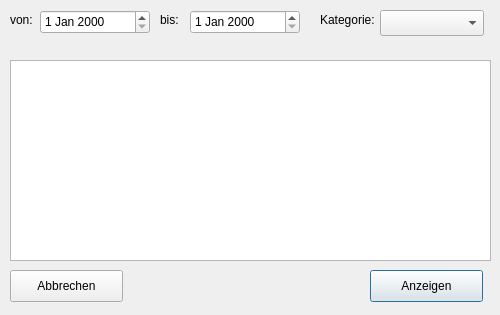
<?xml version="1.0" encoding="UTF-8"?>
<ui version="4.0">
 <class>Abrechnung</class>
 <widget class="QDialog" name="Abrechnung">
  <property name="geometry">
   <rect>
    <x>0</x>
    <y>0</y>
    <width>500</width>
    <height>315</height>
   </rect>
  </property>
  <property name="windowTitle">
   <string>Abrechnung</string>
  </property>
  <widget class="QLabel" name="label">
   <property name="geometry">
    <rect>
     <x>10</x>
     <y>12</y>
     <width>61</width>
     <height>16</height>
    </rect>
   </property>
   <property name="text">
    <string>von:</string>
   </property>
  </widget>
  <widget class="QDateEdit" name="date_from">
   <property name="geometry">
    <rect>
     <x>40</x>
     <y>10</y>
     <width>110</width>
     <height>24</height>
    </rect>
   </property>
  </widget>
  <widget class="QLabel" name="label_2">
   <property name="geometry">
    <rect>
     <x>160</x>
     <y>12</y>
     <width>21</width>
     <height>16</height>
    </rect>
   </property>
   <property name="text">
    <string>bis:</string>
   </property>
  </widget>
  <widget class="QDateEdit" name="date_to">
   <property name="geometry">
    <rect>
     <x>190</x>
     <y>10</y>
     <width>110</width>
     <height>24</height>
    </rect>
   </property>
  </widget>
  <widget class="QLabel" name="label_3">
   <property name="geometry">
    <rect>
     <x>320</x>
     <y>12</y>
     <width>71</width>
     <height>16</height>
    </rect>
   </property>
   <property name="text">
    <string>Kategorie:</string>
   </property>
  </widget>
  <widget class="QComboBox" name="cmb_categories">
   <property name="geometry">
    <rect>
     <x>380</x>
     <y>10</y>
     <width>104</width>
     <height>26</height>
    </rect>
   </property>
  </widget>
  <widget class="QPushButton" name="btn_AbAnzeigen">
   <property name="geometry">
    <rect>
     <x>370</x>
     <y>270</y>
     <width>113</width>
     <height>32</height>
    </rect>
   </property>
   <property name="text">
    <string>Anzeigen</string>
   </property>
  </widget>
  <widget class="QPushButton" name="btn_AbAbbrechen">
   <property name="geometry">
    <rect>
     <x>10</x>
     <y>270</y>
     <width>113</width>
     <height>32</height>
    </rect>
   </property>
   <property name="text">
    <string>Abbrechen</string>
   </property>
  </widget>
  <widget class="QTableWidget" name="tbl_AbTable">
   <property name="geometry">
    <rect>
     <x>10</x>
     <y>60</y>
     <width>481</width>
     <height>201</height>
    </rect>
   </property>
  </widget>
  <widget class="QLabel" name="lbl_selected_filter">
   <property name="geometry">
    <rect>
     <x>20</x>
     <y>70</y>
     <width>471</width>
     <height>16</height>
    </rect>
   </property>
   <property name="text">
    <string/>
   </property>
  </widget>
 </widget>
 <resources/>
 <connections/>
</ui>
